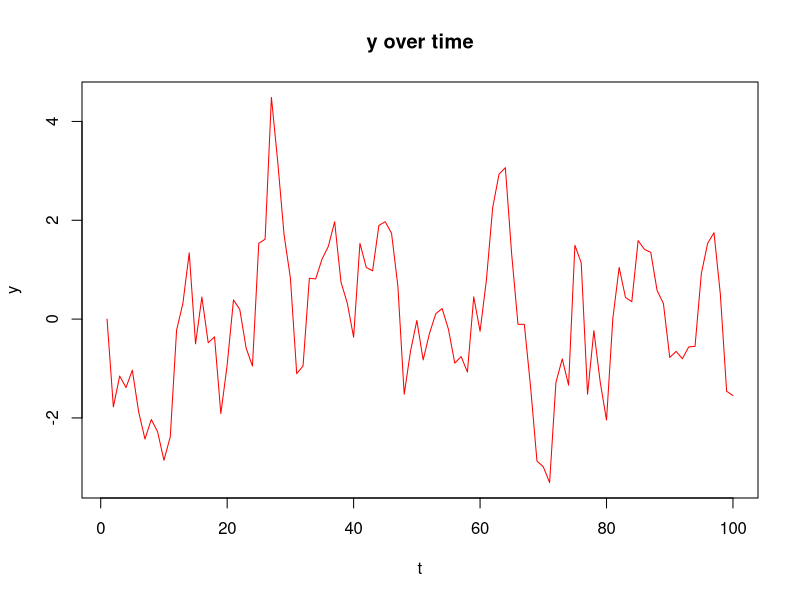
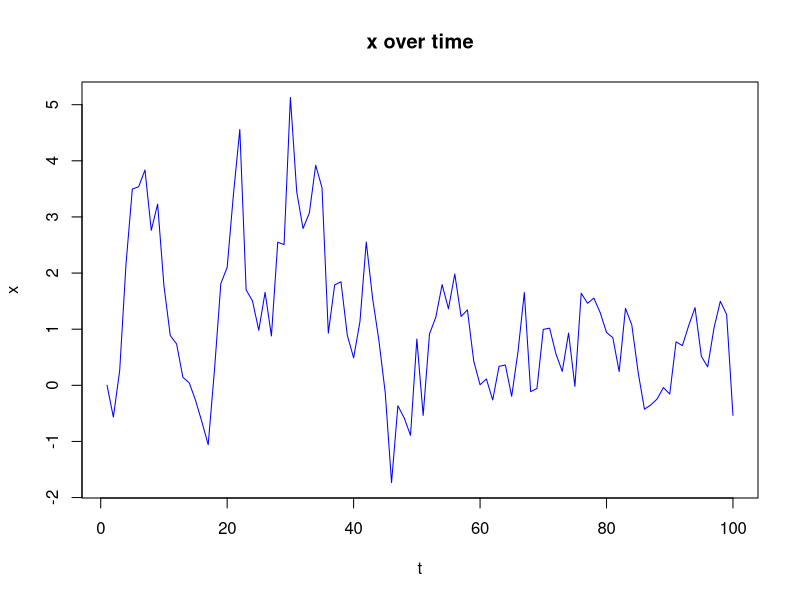

Write R code to recreate these figures, in order.
## ---- chunk 1
# Stationary data rho < 1 
n <- 100
rho_y <- 0.80
rho_x <- 0.75  # A different rho for X

y <- numeric(n)
x <- numeric(n)

e_y <- rnorm(n, 0, 1)  # White noise for y
e_x <- rnorm(n, 0, 1)  # White noise for X

# Generate y and X as separate autoregressive processes
for (j in 1:(n - 1)) { 
  y[j + 1] <- y[j] * rho_y + e_y[j]
  x[j + 1] <- x[j] * rho_x + e_x[j]
}

ylagged <- y[2:n]
xlagged <- x[2:n]

# y over time
plot(y[1:n],
     type = "l",
     col = "red",
     ylab = "y",
     xlab = "t",
     main = "y over time")

# x over time
plot(x[1:n],
     type = "l",
     col = "blue",
     ylab = "x",
     xlab = "t",
     main = "x over time")

## ---- chunk 2
y2 <- 1:10
x2 <- 11:20
# Create the embedded matrix for Y and X
y_emb <- embed(y2, 4)
x_emb <- embed(x2, 4)
colnames(y_emb) <- c("Y(t)", "Y(t-1)", "Y(t-2)", "Y(t-3)")
colnames(x_emb) <- c("X(t)", "X(t-1)", "X(t-2)", "X(t-3)")
fd <- cbind(y_emb, x_emb)
head(fd)

## ---- chunk 3
head(fd)
## ---- chunk 4
# Shift the first column (Y(t)) up by one position
sd <- fd[-nrow(fd), ] # Remove the last row
sd[, 1] <- fd[-1, 1]  # Shift the first column up by one

# Display the result to verify
head(sd)


## ---- chunk 5
# Shift the first column (Y(t+2)) up by one position to prepare for y(t+3)
td <- sd[-nrow(sd), ]  # Remove the last row
td[, 1] <- sd[-1, 1]   # Shift the first column up by one

# Display the result to verify
head(td)

## ---- chunk 6
y_emb <- embed(y, 4)
x_emb <- embed(x, 4)
colnames(y_emb) <- c("Y(t)", "Y(t-1)", "Y(t-2)", "Y(t-3)")
colnames(x_emb) <- c("X(t)", "X(t-1)", "X(t-2)", "X(t-3)")
## ---- chunk 7
# First, embed the original data for y and x
y_emb <- embed(y, 4)
x_emb <- embed(x, 4)
colnames(y_emb) <- c("Yt", "Y(t-1)", "Y(t-2)", "Y(t-3)")
colnames(x_emb) <- c("X(t)", "X(t-1)", "X(t-2)", "X(t-3)")
fd <- cbind(y_emb, x_emb)

# Shift the first column (Y(t)) up by one position for y(t+2)
sd <- fd[-nrow(fd), ] # Remove the last row
sd[, 1] <- fd[-1, 1]  # Shift the first column up by one

# Display the resulting dataset
head(sd)

# Shift the first column (Y(t+2)) up by one position to prepare for y(t+3)
td <- sd[-nrow(sd), ]  # Remove the last row
td[, 1] <- sd[-1, 1]   # Shift the first column up by one

# Display the resulting dataset
head(td)

## ---- chunk 8
# Fit a linear model to predict Y(t+1)
fd <- as.data.frame(fd)
sd <- as.data.frame(sd)
td <- as.data.frame(td)
lm1 <- lm(Yt ~ ., data = fd)
lm2 <- lm(Yt ~ ., data = sd)
lm3 <- lm(Yt ~ ., data = td)
summary(lm1)
summary(lm2)
summary(lm3)
## ---- chunk 9
# Shuffle the data
fd <- fd[sample(nrow(fd)), ]
sd <- sd[sample(nrow(sd)), ]
td <- td[sample(nrow(td)), ]

## ---- chunk 10
lm1 <- lm(Yt ~ ., data = fd)
lm2 <- lm(Yt ~ ., data = sd)
lm3 <- lm(Yt ~ ., data = td)
summary(lm1)
summary(lm2)
summary(lm3)

